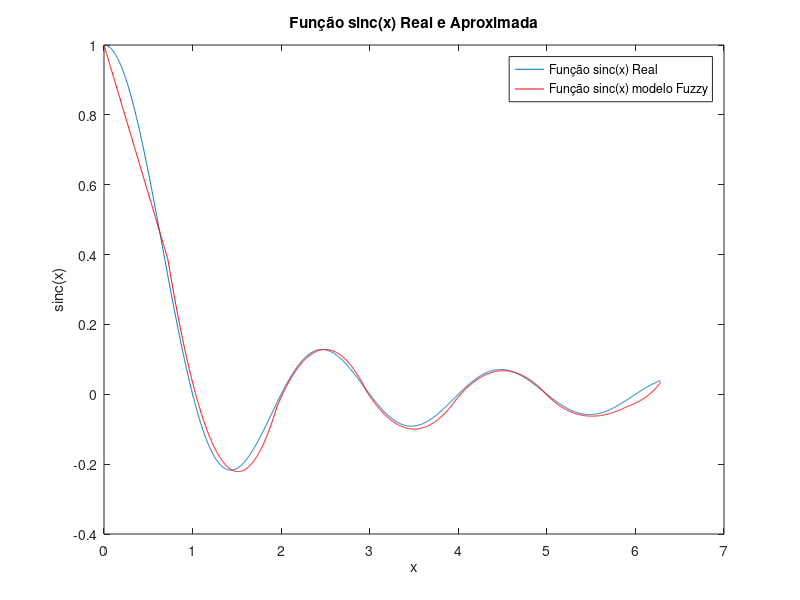
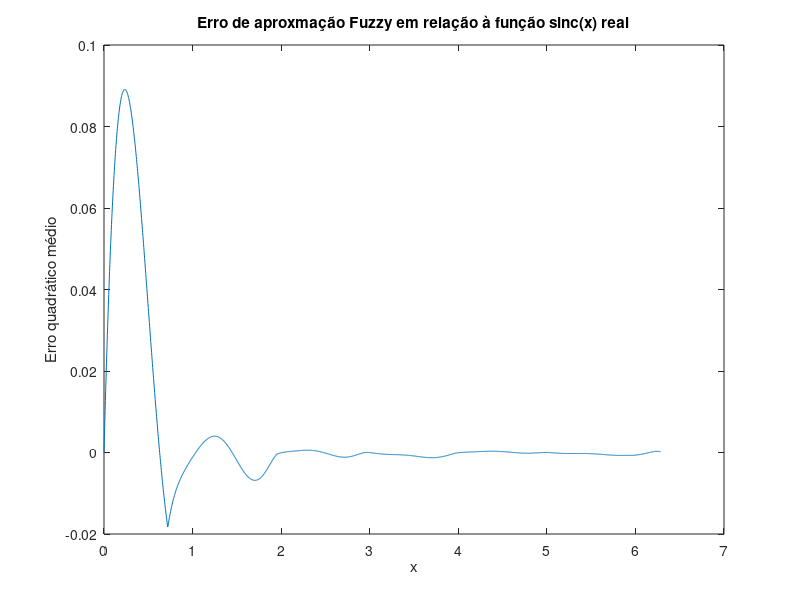

Here is the MATLAB script that generated these plots, in order:
% Exercicio computacional 1 - Luiz Henrique Silva Lelis

% Funcao sinc real
x = 0:pi/1000:2*pi;
y = sinc(x);

% Funcoes de pertinencia
mi1 = trimf(x, [-2.5 0.72 1.951]);
mi2 = trimf(x, [0.72 1.951 2.969]);
mi3 = trimf(x, [1.951 2.969 3.981]);
mi4 = trimf(x, [2.969 3.981 4.986]);
mi5 = trimf(x, [3.981 4.986 6.283]);
mi6 = trimf(x, [4.986 5.884 7.081]);

% Funcoes dos consequentes
y1 = -0.85*x + 1;
y2 = 0.34*x - 0.70;
y3 = -0.22*x + 0.66;
y4 = 0.16*x - 0.65;
y5 = -0.13*x + 0.65;
y6 = 0.12*x - 0.72;

yFuzzy = (mi1.*y1+mi2.*y2+mi3.*y3+mi4.*y4+mi5.*y5+mi6.*y6)./(mi1+mi2+mi3+mi4+mi5+mi6);

figure(1)
plot(x,y);
hold on
plot(x, yFuzzy, 'r');
xlabel('x');
ylabel('sinc(x)');
legend('Função sinc(x) Real','Função sinc(x) modelo Fuzzy');
title('Função sinc(x) Real e Aproximada');

% Calculo do erro
mse = 0;
for i = 1:1000
    mse = mse + (y(i)-yFuzzy(i))^2;
end

mse = mse/1000

ydif = y - yFuzzy;
ydif = yFuzzy.*ydif;

figure(2)
plot(x, ydif);
xlabel('x')
ylabel('Erro quadrático médio')
title('Erro de aproxmação Fuzzy em relação à função sinc(x) real')

